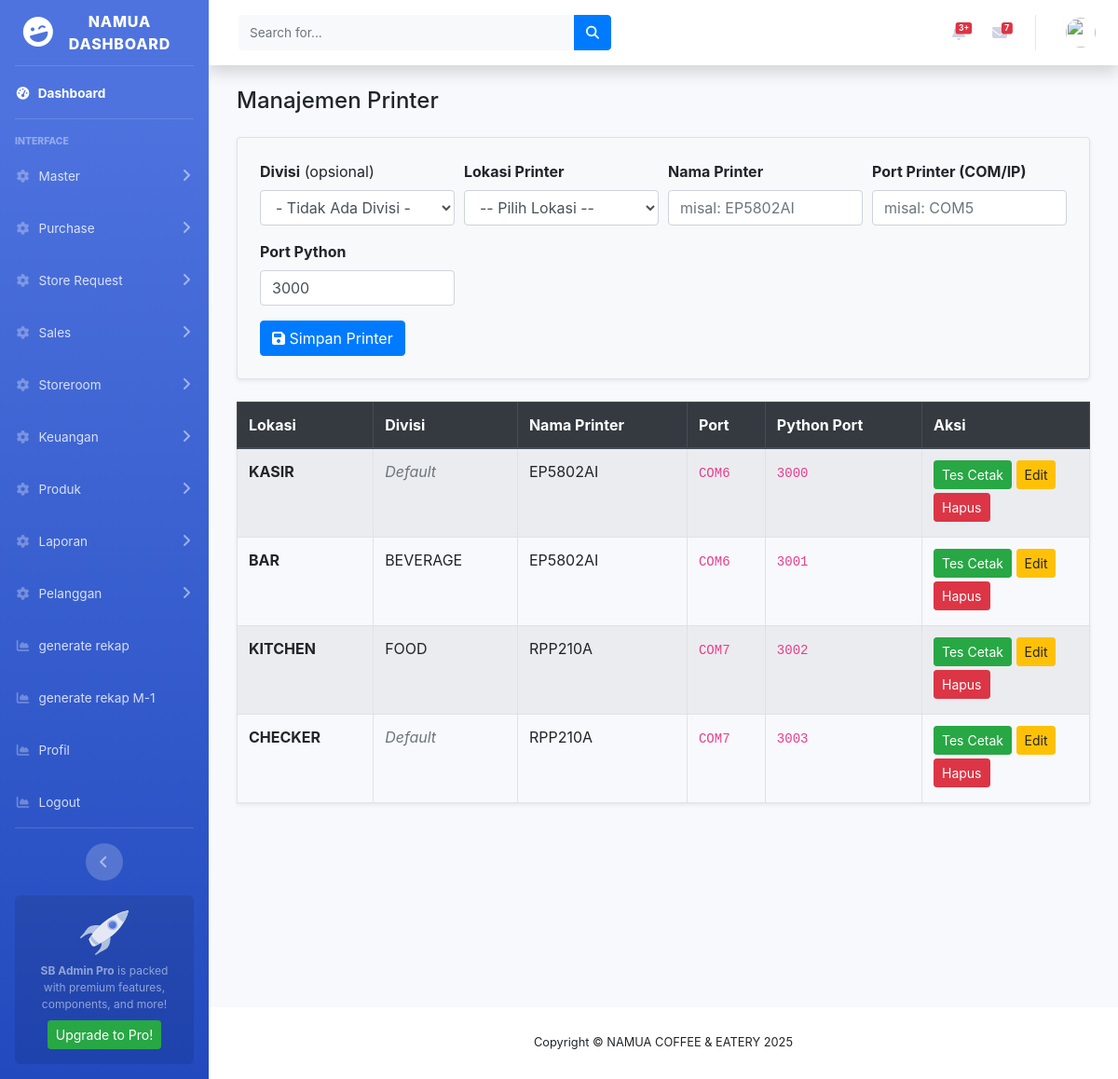
The page /index.php/printer on the database as committed earlier.
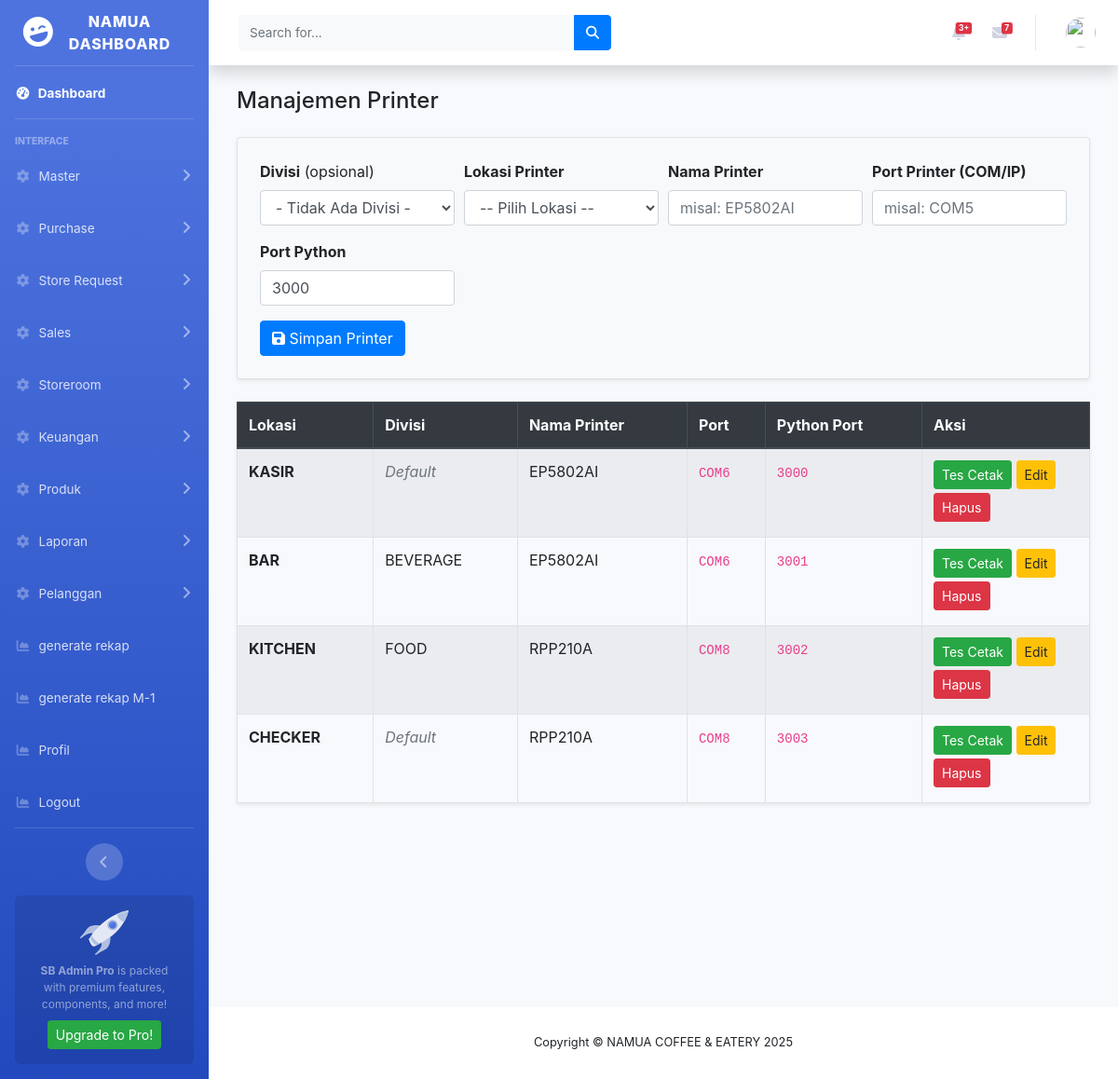
The same page on the database as committed later.
### tables this page shows
CREATE TABLE `pr_printer`  (
  `id` int(11) NOT NULL AUTO_INCREMENT,
  `lokasi_printer` varchar(50) NULL DEFAULT NULL,
  `divisi` int(11) NOT NULL,
  `printer_name` varchar(100) NOT NULL,
  `port` varchar(50) NOT NULL,
  `created_at` datetime(0) NULL DEFAULT current_timestamp(0),
  `updated_at` datetime(0) NULL DEFAULT current_timestamp(0) ON UPDATE CURRENT_TIMESTAMP(0),
  `python_port` int(11) NULL DEFAULT 3000,
  PRIMARY KEY (`id`) USING BTREE
);

CREATE TABLE `pr_divisi`  (
  `id` int(11) NOT NULL AUTO_INCREMENT,
  `nama_divisi` varchar(100) NOT NULL,
  `urutan_tampilan` int(3) NOT NULL DEFAULT 0,
  `created_at` datetime(0) NULL DEFAULT current_timestamp(0),
  `updated_at` datetime(0) NULL DEFAULT current_timestamp(0) ON UPDATE CURRENT_TIMESTAMP(0),
  PRIMARY KEY (`id`) USING BTREE
);

### application/controllers/Printer.php (called while the page is built, shortened)
<?php
class Printer extends CI_Controller
{
    public function __construct()
    {
        $this->load->model('Printer_model');
        $this->load->model('Divisi_model');
    }
    public function index()
    {
        $data['title']   = "Manajemen Printer";
        $data['printer'] = $this->Printer_model->get_all();
        $data['divisi']  = $this->Divisi_model->get_all();
        $this->load->view('templates/header', $data);
        $this->load->view('printer/index', $data);
        $this->load->view('templates/footer');
    }
}

### index.php (called while the page is built, shortened)
<?php
require_once BASEPATH.'core/CodeIgniter.php';

### application/models/Printer_model.php (called while the page is built, shortened)
<?php
class Printer_model extends CI_Model {
    public function get_all() {
        return $this->db
            ->select('pr_printer.*, pr_divisi.nama_divisi')
            ->join('pr_divisi', 'pr_divisi.id = pr_printer.divisi', 'left')
            ->get('pr_printer')->result_array();
    }
}

### application/views/printer/index.php (the view, shortened to what this page needs)
<link href="https://stackpath.bootstrapcdn.com/bootstrap/4.5.2/css/bootstrap.min.css" rel="stylesheet">
<div class="container mt-4">
    <h4 class="mb-4"><?= $title ?></h4>
    <form method="post" action="<?= base_url('printer/simpan') ?>" class="border rounded p-4 mb-4 bg-light shadow-sm">
        <div class="form-row">
            <div class="form-group col-md-3">
                <label><strong>Divisi</strong> (opsional)</label>
                <select name="divisi" class="form-control">
                    <option value="">- Tidak Ada Divisi -</option>
                </select>
            </div>
            <div class="form-group col-md-3">
                <label><strong>Lokasi Printer</strong></label>
                <select name="lokasi_printer" class="form-control" required>
                    <option value="">-- Pilih Lokasi --</option>
                </select>
            </div>
            <div class="form-group col-md-3">
                <label><strong>Nama Printer</strong></label>
                <input type="text" name="printer_name" class="form-control" placeholder="misal: EP5802AI" required>
            </div>
            <div class="form-group col-md-3">
                <label><strong>Port Printer (COM/IP)</strong></label>
                <input type="text" name="port" class="form-control" placeholder="misal: COM5" required>
            </div>
            <div class="form-group col-md-3">
                <label><strong>Port Python</strong></label>
                <input type="number" name="python_port" class="form-control" value="3000" required>
            </div>
        </div>
        <button type="submit" class="btn btn-primary"><i class="fas fa-save"></i> Simpan Printer</button>
    </form>
    <table class="table table-bordered table-striped shadow-sm">
        <thead class="thead-dark">
            <tr>
                <th>Lokasi</th>
                <th>Divisi</th>
                <th>Nama Printer</th>
                <th>Port</th>
                <th>Python Port</th>
                <th style="width:180px;">Aksi</th>
            </tr>
        </thead>
        <tbody>
            <?php foreach ($printer as $p): ?>
            <tr>
                <td><strong><?= $p['lokasi_printer'] ?></strong></td>
                <td>
                    <?= $p['divisi'] == 0
                        ? '<span class="text-muted"><i>Default</i></span>'
                        : $p['nama_divisi'] ?>
                </td>
                <td><?= $p['printer_name'] ?></td>
                <td><code><?= $p['port'] ?></code></td>
                <td><code><?= $p['python_port'] ?></code></td>
                <td>
                    <a class="btn btn-sm btn-success mb-1" href="<?= base_url('printer/test/'.$p['id']) ?>">
                        Tes Cetak
                    </a>
                    <button class="btn btn-sm btn-warning mb-1" data-toggle="modal"
                        data-target="#editModal<?= $p['id'] ?>">
                        Edit
                    </button>
                    <a class="btn btn-sm btn-danger mb-1" onclick="return confirm('Hapus printer ini?')"
                        href="<?= base_url('printer/hapus/'.$p['id']) ?>">Hapus</a>
                </td>
            </tr>
            <?php endforeach ?>
        </tbody>
    </table>
</div>

### application/views/templates/header.php (shortened to what this page needs)
<!DOCTYPE html>
<html lang="en">
<head>
    <link href="<?php echo base_url(); ?>vendor/fontawesome-free/css/all.min.css" rel="stylesheet" type="text/css">
    <link href="https://cdnjs.cloudflare.com/ajax/libs/font-awesome/6.5.0/css/all.min.css" rel="stylesheet">
    <link href="<?php echo base_url(); ?>assets/css/sb-admin-2.min.css" rel="stylesheet">
</head>
<body id="page-top">
    <div id="wrapper">
        <ul class="navbar-nav bg-gradient-primary sidebar sidebar-dark accordion" id="accordionSidebar">
                <?php if ($this->session->userdata('role') !== 'admin'): ?>
                <a class="sidebar-brand d-flex align-items-center justify-content-center"
                    href="<?php echo base_url(); ?>">
                    <?php endif; ?>
                    <div class="sidebar-brand-icon rotate-n-15">
                        <i class="fas fa-laugh-wink"></i>
                    </div>
                    <div class="sidebar-brand-text mx-3">NAMUA <br> Dashboard</div>
                </a>
                <hr class="sidebar-divider my-0">
                <li class="nav-item active">
                    <a class="nav-link text-white" href="<?php echo base_url('beranda'); ?>">
                        <i class="fas fa-fw fa-tachometer-alt"></i>
                        <span>Dashboard</span>
                    </a>
                </li>
                <hr class="sidebar-divider">
                <div class="sidebar-heading">
                    Interface
                </div>
                <li class="nav-item">
                    <a class="nav-link collapsed" href="#" data-toggle="collapse" data-target="#collapseOne"
                        aria-expanded="true" aria-controls="collapseOne">
                        <i class="fas fa-fw fa-cog"></i>
                        <span>Master</span>
                    </a>
                </li>
                <li class="nav-item">
                    <a class="nav-link collapsed" href="#" data-toggle="collapse" data-target="#collapseTwo"
                        aria-expanded="true" aria-controls="collapseTwo">
                        <i class="fas fa-fw fa-cog"></i>
                        <span>Purchase</span>
                    </a>
                </li>
                <li class="nav-item">
                    <a class="nav-link collapsed" href="#" data-toggle="collapse" data-target="#collapseThree"
                        aria-expanded="true" aria-controls="collapseThree">
                        <i class="fas fa-fw fa-cog"></i>
                        <span>Store Request</span>
                    </a>
                </li>
                <li class="nav-item">
                    <a class="nav-link collapsed" href="#" data-toggle="collapse" data-target="#collapseSix"
                        aria-expanded="false" aria-controls="collapseSix">
                        <i class="fas fa-fw fa-cog"></i>
                        <span>Sales</span>
                    </a>
                </li>
                <li class="nav-item">
                    <a class="nav-link collapsed" href="#" data-toggle="collapse" data-target="#collapseFour"
                        aria-expanded="false" aria-controls="collapseFour">
                        <i class="fas fa-fw fa-cog"></i>
                        <span>Storeroom</span>
                    </a>
                </li>
                <li class="nav-item">
                    <a class="nav-link collapsed" href="#" data-toggle="collapse" data-target="#collapseFive"
                        aria-expanded="false" aria-controls="collapseFive">
                        <i class="fas fa-fw fa-cog"></i>
                        <span>Keuangan</span>
                    </a>
                </li>
                <li class="nav-item">
                    <a class="nav-link collapsed" href="#" data-toggle="collapse" data-target="#collapseSeven"
                        aria-expanded="true" aria-controls="collapseSeven">
                        <i class="fas fa-fw fa-cog"></i>
                        <span>Produk</span>
                    </a>
                </li>
                <li class="nav-item">
                    <a class="nav-link collapsed" href="#" data-toggle="collapse" data-target="#collapseLaporan"
                        aria-expanded="true" aria-controls="collapseLaporan">
                        <i class="fas fa-fw fa-cog"></i>
                        <span>Laporan</span>
                    </a>
                </li>
                <li class="nav-item">
                    <a class="nav-link collapsed" href="#" data-toggle="collapse" data-target="#collapsePelanggan"
                        aria-expanded="true" aria-controls="collapsePelanggan">
                        <i class="fas fa-fw fa-cog"></i>
                        <span>Pelanggan</span>
                    </a>
                </li>
                <li class="nav-item">
                    <a class="nav-link" href="/rekap_rekening/generate_rekap">
                        <i class="fas fa-fw fa-chart-area"></i>
                        <span>generate rekap</span></a>
                </li>
                <li class="nav-item">
                    <a class="nav-link" href="/rekap_rekening/generate_rekap_bulan_sebelumnya">
                        <i class="fas fa-fw fa-chart-area"></i>
                        <span>generate rekap M-1</span></a>
                </li>
                <li class="nav-item">
                    <a class="nav-link" href="/profil">
                        <i class="fas fa-fw fa-chart-area"></i>
                        <span>Profil</span></a>
                </li>
                <li class="nav-item">
                    <a class="nav-link" href="<?= site_url('/auth/logout') ?>">
                        <i class="fas fa-fw fa-chart-area"></i>
                        <span>Logout</span></a>
                </li>
                <hr class="sidebar-divider d-none d-md-block">
                <div class="text-center d-none d-md-inline">
                    <button class="rounded-circle border-0" id="sidebarToggle"></button>
                </div>
                <div class="sidebar-card d-none d-lg-flex">
                    <img class="sidebar-card-illustration mb-2"
                        src="<?php echo base_url(); ?>assets/img/undraw_rocket.svg" alt="...">
                    <p class="text-center mb-2"><strong>SB Admin Pro</strong> is packed with premium features,
                        components, and more!</p>
                    <a class="btn btn-success btn-sm" href="https://startbootstrap.com/theme/sb-admin-pro">Upgrade to
                        Pro!</a>
                </div>
        </ul>
        <div id="content-wrapper" class="d-flex flex-column">
            <div id="content">
                <nav class="navbar navbar-expand navbar-light bg-white topbar mb-4 static-top shadow">
                    <form
                        class="d-none d-sm-inline-block form-inline mr-auto ml-md-3 my-2 my-md-0 mw-100 navbar-search">
                        <div class="input-group">
                            <input type="text" class="form-control bg-light border-0 small" placeholder="Search for..."
                                aria-label="Search" aria-describedby="basic-addon2">
                            <div class="input-group-append">
                                <button class="btn btn-primary" type="button">
                                    <i class="fas fa-search fa-sm"></i>
                                </button>
                            </div>
                        </div>
                    </form>
                    <ul class="navbar-nav ml-auto">
                        <li class="nav-item dropdown no-arrow mx-1">
                            <a class="nav-link dropdown-toggle" href="#" id="alertsDropdown" role="button"
                                data-toggle="dropdown" aria-haspopup="true" aria-expanded="false">
                                <span class="badge badge-danger badge-counter">3+</span>
                            </a>
                        </li>
                        <li class="nav-item dropdown no-arrow mx-1">
                            <a class="nav-link dropdown-toggle" href="#" id="messagesDropdown" role="button"
                                data-toggle="dropdown" aria-haspopup="true" aria-expanded="false">
                                <i class="fas fa-envelope fa-fw"></i>
                                <span class="badge badge-danger badge-counter">7</span>
                            </a>
                        </li>
                        <li class="nav-item dropdown no-arrow">
                            <a class="nav-link dropdown-toggle" href="#" id="userDropdown" role="button"
                                data-toggle="dropdown" aria-haspopup="true" aria-expanded="false">
                                <img class="img-profile rounded-circle"
                                    src="<?= base_url('uploads/' . $this->session->userdata('avatar')); ?>" width="30"
                                    height="30">
                            </a>
                        </li>
                    </ul>
                </nav>
                <div class="container-fluid">

### application/views/templates/footer.php (shortened to what this page needs)
                </div>
                </div>
            <footer class="sticky-footer bg-white">
                <div class="container my-auto">
                    <div class="copyright text-center my-auto">
                        <span>Copyright &copy; NAMUA COFFEE & EATERY  <?= date('Y') ?></span>
                    </div>
                </div>
            </footer>
        </div>
    </div>
</body>
</html>

Rows that differ between the two databases and show on the page:
changed pr_printer "KITCHEN": port "COM7" → "COM8"
changed pr_printer "CHECKER": port "COM7" → "COM8"
